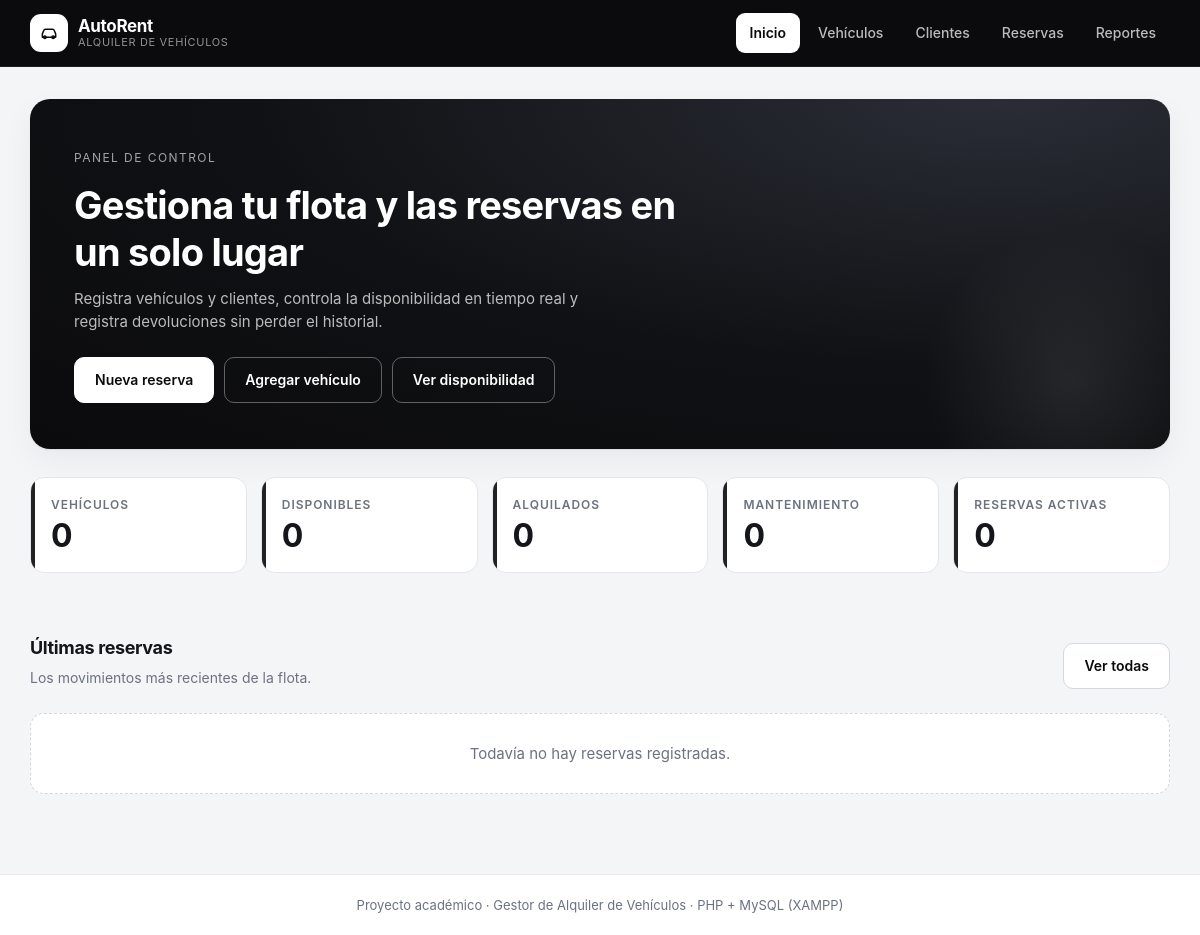
/views/inicio.php, run on an earlier commit of the app's database.
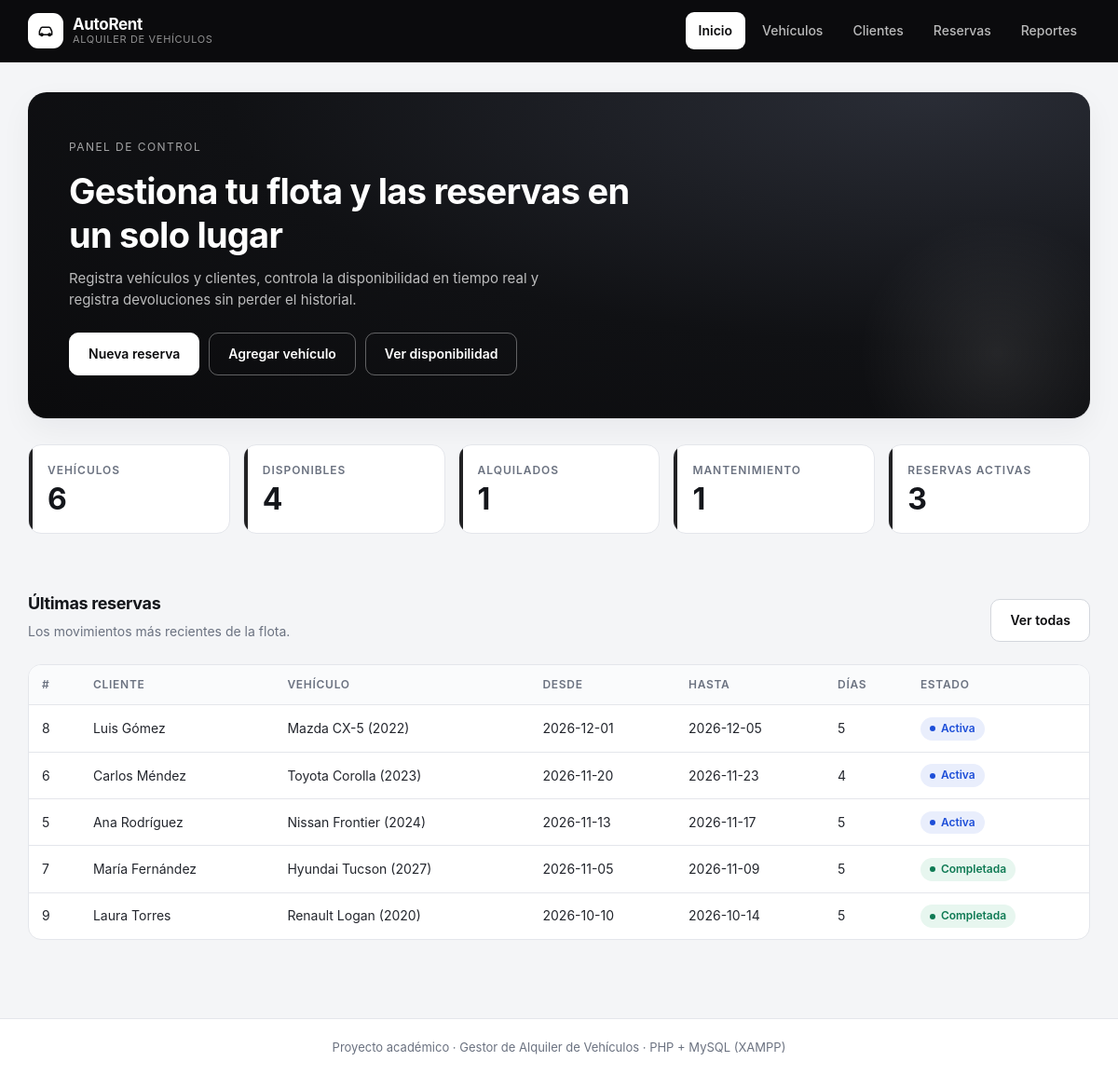
And on a later commit of the database.
### tables this page shows
CREATE TABLE reservas (
    id INT AUTO_INCREMENT PRIMARY KEY,
    cliente_id INT NOT NULL,
    vehiculo_id INT NOT NULL,
    fecha_inicio DATE NOT NULL,
    fecha_fin DATE NOT NULL,
    estado ENUM('activa', 'completada', 'cancelada') DEFAULT 'activa',
    created_at TIMESTAMP DEFAULT CURRENT_TIMESTAMP,
    updated_at TIMESTAMP DEFAULT CURRENT_TIMESTAMP ON UPDATE CURRENT_TIMESTAMP,
    FOREIGN KEY (cliente_id) REFERENCES clientes(id) ON DELETE CASCADE,
    FOREIGN KEY (vehiculo_id) REFERENCES vehiculos(id) ON DELETE CASCADE
);

CREATE TABLE clientes (
    id INT AUTO_INCREMENT PRIMARY KEY,
    nombre VARCHAR(150) NOT NULL,
    telefono VARCHAR(50),
    correo VARCHAR(100),
    numero_licencia VARCHAR(50),
    created_at TIMESTAMP DEFAULT CURRENT_TIMESTAMP,
    updated_at TIMESTAMP DEFAULT CURRENT_TIMESTAMP ON UPDATE CURRENT_TIMESTAMP
);

### models/database/database.php (called while the page is built, shortened)
<?php
class Database implements DatabaseInterface
{
    private string $host_db = "localhost";
    private string $user_db = "root";
    private string $pwd_db = "";
    private string $name_db = "alquiler_vehiculos_db";
    private int $port_db = 3306;
    private $conex = null;
    public function __construct()
    {
        $this->conex = new mysqli(
            $this->host_db,
            $this->user_db,
            $this->pwd_db,
            $this->name_db,
            $this->port_db
        );
        $this->conex->set_charset("utf8mb4");
    }
    public function query_select(string $sql): array
    {
        $result = $this->conex->query($sql);
        $rows = [];
        while ($row = $result->fetch_assoc()) {
            array_push($rows, $row);
        }
        return $rows;
    }
}

### models/config/models_config.php (called while the page is built, shortened)
<?php
class ModelsConfig
{
    public static function get_db(): DatabaseInterface
    {
        return new Database();
    }
    public static function get_vehiculos_repository(): VehiculosRepositoryInterface
    {
        return new VehiculosRepository(ModelsConfig::get_db());
    }
    public static function get_reservas_repository(): ReservasRepositoryInterface
    {
        return new ReservasRepository(ModelsConfig::get_db());
    }
}

### controllers/config/controllers_config.php (called while the page is built, shortened)
<?php
class ControllersConfig
{
    public static function get_vehiculos_controller(): VehiculosControllerInterface
    {
        return new VehiculosController(ModelsConfig::get_vehiculos_repository());
    }
    public static function get_reservas_controller(): ReservasControllerInterface
    {
        return new ReservasController(
            ModelsConfig::get_reservas_repository(),
            ModelsConfig::get_vehiculos_repository()
        );
    }
}

### controllers/vehiculos/vehiculos_controller.php (called while the page is built, shortened)
<?php
class VehiculosController implements VehiculosControllerInterface
{
    private VehiculosRepositoryInterface $vehiculos_model;
    public function __construct(VehiculosRepositoryInterface $vehiculos_model)
    {
        $this->vehiculos_model = $vehiculos_model;
    }
    public function get_vehiculos(): array
    {
        return $this->vehiculos_model->get_vehiculos();
    }
}

### models/repositories/vehiculos_repository/vehiculos_repository.php (called while the page is built, shortened)
<?php
class VehiculosRepository implements VehiculosRepositoryInterface
{
    private DatabaseInterface $db;
    public function __construct(DatabaseInterface $db)
    {
        $this->db = $db;
    }
    public function get_vehiculos(): array
    {
        $sql = "select * from vehiculos order by marca, modelo";
        $rows = $this->db->query_select($sql);
        return array_map(
            fn(array $row): Vehiculo => VehiculoMappers::to_entity($row),
            $rows
        );
    }
}

### controllers/reservas/reservas_controller.php (called while the page is built, shortened)
<?php
class ReservasController implements ReservasControllerInterface
{
    private ReservasRepositoryInterface $reservas_model;
    public function __construct(
        ReservasRepositoryInterface $reservas_model,
        VehiculosRepositoryInterface $vehiculos_model
    ) {
        $this->reservas_model = $reservas_model;
    }
    public function get_reservas(): array
    {
        return $this->reservas_model->get_reservas();
    }
}

### models/repositories/reservas_repository/reservas_repository.php (called while the page is built, shortened)
<?php
class ReservasRepository implements ReservasRepositoryInterface
{
    private DatabaseInterface $db;
    public function __construct(DatabaseInterface $db)
    {
        $this->db = $db;
    }
    public function get_reservas(): array
    {
        $sql = self::SELECT_BASE . " order by r.fecha_inicio desc, r.id desc";
        $rows = $this->db->query_select($sql);
        return array_map(
            fn(array $row): Reserva => ReservaMappers::to_entity($row),
            $rows
        );
    }
}

### models/mappers/vehiculo_mappers.php (called while the page is built, shortened)
<?php
class VehiculoMappers
{
    public static function to_entity(array $row_db): Vehiculo
    {
        return new Vehiculo(
            (int) $row_db["id"],
            $row_db["marca"],
            $row_db["modelo"],
            (int) $row_db["anio"],
            $row_db["categoria"] ?? "",
            $row_db["estado"] ?? "disponible"
        );
    }
}

### models/mappers/reserva_mappers.php (called while the page is built, shortened)
<?php
class ReservaMappers
{
    public static function to_entity(array $row_db): Reserva
    {
        return new Reserva(
            (int) $row_db["id"],
            (int) $row_db["cliente_id"],
            (int) $row_db["vehiculo_id"],
            $row_db["fecha_inicio"],
            $row_db["fecha_fin"],
            $row_db["estado"] ?? "activa",
            $row_db["cliente_nombre"] ?? null,
            $row_db["vehiculo_descripcion"] ?? null
        );
    }
}

### models/entities/reserva.php (called while the page is built, shortened)
<?php
class Reserva
{
    private int $id;
    private string $fecha_inicio;
    private string $fecha_fin;
    private string $estado;
    private ?string $cliente_nombre;
    private ?string $vehiculo_descripcion;
    public function __construct(
        int $id,
        int $cliente_id,
        int $vehiculo_id,
        string $fecha_inicio,
        string $fecha_fin,
        string $estado = "activa",
        ?string $cliente_nombre = null,
        ?string $vehiculo_descripcion = null
    ) {
        $this->id = $id;
        $this->fecha_inicio = $fecha_inicio;
        $this->fecha_fin = $fecha_fin;
        $this->estado = $estado;
        $this->cliente_nombre = $cliente_nombre;
        $this->vehiculo_descripcion = $vehiculo_descripcion;
    }
    public function get_id(): int
    {
        return $this->id;
    }
    public function get_fecha_inicio(): string
    {
        return $this->fecha_inicio;
    }
    public function get_fecha_fin(): string
    {
        return $this->fecha_fin;
    }
    public function get_estado(): string
    {
        return $this->estado;
    }
    public function get_cliente_nombre(): string
    {
        return $this->cliente_nombre ?? "";
    }
    public function get_vehiculo_descripcion(): string
    {
        return $this->vehiculo_descripcion ?? "";
    }
    public function get_dias(): int
    {
        $inicio = new \DateTime($this->fecha_inicio);
        $fin = new \DateTime($this->fecha_fin);
        return (int) $inicio->diff($fin)->days + 1;
    }
}

### views/inicio.php (the view, shortened to what the changed rows need)
<?php
require __DIR__ . "/../models/database/database.php";
require __DIR__ . "/../models/entities/reserva.php";
require __DIR__ . "/../models/mappers/vehiculo_mappers.php";
require __DIR__ . "/../models/mappers/reserva_mappers.php";
require __DIR__ . "/../models/repositories/vehiculos_repository/vehiculos_repository.php";
require __DIR__ . "/../models/repositories/reservas_repository/reservas_repository.php";
require __DIR__ . "/../models/config/models_config.php";
require __DIR__ . "/../controllers/vehiculos/vehiculos_controller.php";
require __DIR__ . "/../controllers/reservas/reservas_controller.php";
require __DIR__ . "/../controllers/config/controllers_config.php";
$vehiculos = ControllersConfig::get_vehiculos_controller()->get_vehiculos();
$reservas = ControllersConfig::get_reservas_controller()->get_reservas();
$disponibles = 0;
$alquilados = 0;
$mantenimiento = 0;
foreach ($vehiculos as $vehiculo) {
    switch ($vehiculo->get_estado()) {
        case "disponible":
            $disponibles++;
            break;
        case "alquilado":
            $alquilados++;
            break;
        case "mantenimiento":
            $mantenimiento++;
            break;
    }
}
$activas = array_values(array_filter(
    $reservas,
    fn($reserva): bool => $reserva->get_estado() === "activa"
));
$ultimas = array_slice($reservas, 0, 6);
?>
<!DOCTYPE html>
<html lang="es">
<head>
    <link rel="stylesheet" href="../public/css/style.css?v=3">
</head>
<body>
    <main class="contenido">
<section class="hero">
    <span class="hero-etiqueta">Panel de control</span>
    <h2>Gestiona tu flota y las reservas en un solo lugar</h2>
    <p>
    </p>
    <div class="hero-acciones">
    </div>
</section>
<section class="tarjetas">
    <article class="tarjeta-metrica">
        <span>Vehículos</span>
        <strong><?php echo count($vehiculos); ?></strong>
    </article>
    <article class="tarjeta-metrica">
        <span>Disponibles</span>
        <strong><?php echo $disponibles; ?></strong>
    </article>
    <article class="tarjeta-metrica">
        <span>Alquilados</span>
        <strong><?php echo $alquilados; ?></strong>
    </article>
    <article class="tarjeta-metrica">
        <span>Mantenimiento</span>
        <strong><?php echo $mantenimiento; ?></strong>
    </article>
    <article class="tarjeta-metrica">
        <span>Reservas activas</span>
        <strong><?php echo count($activas); ?></strong>
    </article>
</section>
<div class="cabecera-pagina">
    <div>
    </div>
    <a class="boton boton-secundario" href="reservas/inicio.php">Ver todas</a>
</div>
<?php if (count($ultimas) === 0) : ?>
    <p class="vacio">Todavía no hay reservas registradas.</p>
<?php else : ?>
    <div class="tabla-envoltura">
        <table>
            <thead>
                <tr>
                    <th>#</th>
                    <th>Cliente</th>
                    <th>Vehículo</th>
                    <th>Desde</th>
                    <th>Hasta</th>
                    <th>Días</th>
                    <th>Estado</th>
                </tr>
            </thead>
            <tbody>
                <?php foreach ($ultimas as $reserva) : ?>
                    <tr>
                        <td><?php echo $reserva->get_id(); ?></td>
                        <td><?php echo htmlspecialchars($reserva->get_cliente_nombre()); ?></td>
                        <td><?php echo htmlspecialchars($reserva->get_vehiculo_descripcion()); ?></td>
                        <td><?php echo htmlspecialchars($reserva->get_fecha_inicio()); ?></td>
                        <td><?php echo htmlspecialchars($reserva->get_fecha_fin()); ?></td>
                        <td><?php echo $reserva->get_dias(); ?></td>
                        <td>
                            <span class="etiqueta estado-<?php echo htmlspecialchars($reserva->get_estado()); ?>">
                                <?php echo htmlspecialchars($reserva->get_estado()); ?>
                            </span>
                        </td>
                    </tr>
                <?php endforeach; ?>
            </tbody>
        </table>
    </div>
<?php endif; ?>
    </main>
</body>
</html>

What changed in the data, as far as the page shows it:
added reservas: id "8", cliente.nombre "Luis Gómez", vehiculo_descripcion "Mazda CX-5 (2022)", fecha_inicio "2026-12-01", fecha_fin "2026-12-05", $reserva->get_dias() "5", estado "Activa"
added reservas: id "6", cliente.nombre "Carlos Méndez", vehiculo_descripcion "Toyota Corolla (2023)", fecha_inicio "2026-11-20", fecha_fin "2026-11-23", $reserva->get_dias() "4", estado "Activa"
added reservas: id "5", cliente.nombre "Ana Rodríguez", vehiculo_descripcion "Nissan Frontier (2024)", fecha_inicio "2026-11-13", fecha_fin "2026-11-17", $reserva->get_dias() "5", estado "Activa"
added reservas: id "7", cliente.nombre "María Fernández", vehiculo_descripcion "Hyundai Tucson (2027)", fecha_inicio "2026-11-05", fecha_fin "2026-11-09", $reserva->get_dias() "5", estado "Completada"
added reservas: id "9", cliente.nombre "Laura Torres", vehiculo_descripcion "Renault Logan (2020)", fecha_inicio "2026-10-10", fecha_fin "2026-10-14", $reserva->get_dias() "5", estado "Completada"
Also different on the page:
count($vehiculos): "0" → "6"
$disponibles: "0" → "4"
$alquilados: "0" → "1"
$mantenimiento: "0" → "1"
count($activas): "0" → "3"
text no longer shown: "Todavía no hay reservas registradas."
text now shown: "# CLIENTE VEHÍCULO DESDE HASTA DÍAS ESTADO"
